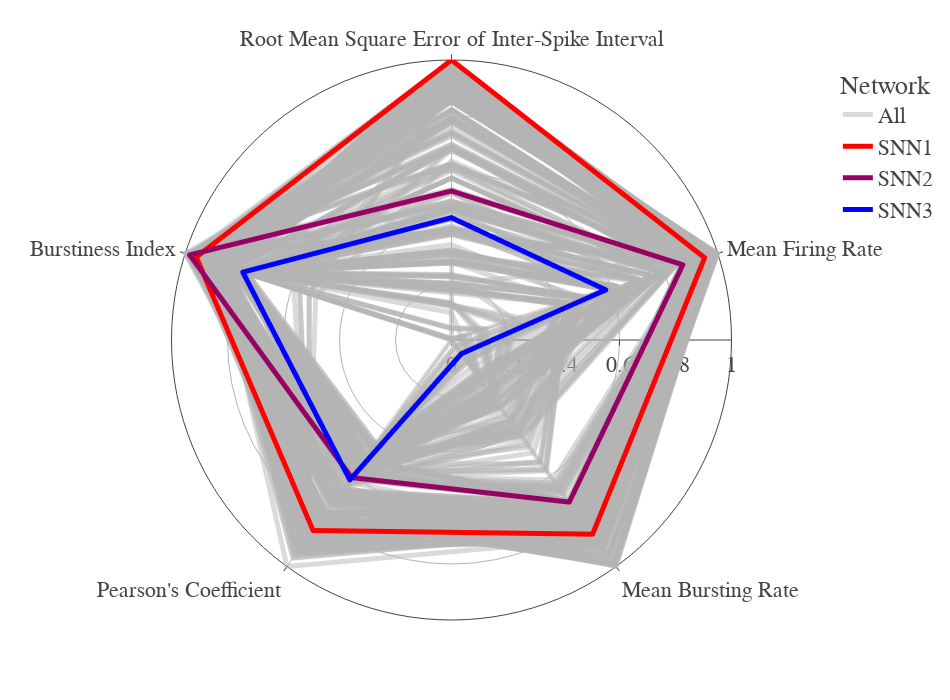

Source (notebook cell):
### Code cell
import plotly.express as px
fig = px.line_polar(df_both, r='r', color='Network', theta='theta', line_close=True,
                    color_discrete_sequence=['rgba(180,180,180,0.5)','rgb(255,1,1)','rgb(150,1,100)','rgb(1,1,255)'], width = int(950), height = int(700))
fig.update_layout(
    template=None,
    font=dict(
        family="Helvetica",
        size=22
    )
)
fig.update_traces(line={'width': 5},  )
fig.show()

### Figure 1 — Plotly figure (JSON) as saved in the notebook; plotly's stock layout.template omitted (floating-point values rounded to 4 significant figures; data arrays with more than 128 entries replaced by an {"elided": "..."} marker saying what was removed)
{"data": [{"hovertemplate": "Network=All<br>r=%{r}<br>theta=%{theta}<extra></extra>", "legendgroup": "All", "line": {"color": "rgba(180,180,180,0.5)", "dash": "solid", "width": 5}, "marker": {"symbol": "circle"}, "mode": "lines", "name": "All", "r": {"elided": "1626 float values"}, "showlegend": true, "subplot": "polar", "theta": {"elided": "1626 str values"}, "type": "scatterpolargl"}, {"hovertemplate": "Network=SNN1<br>r=%{r}<br>theta=%{theta}<extra></extra>", "legendgroup": "SNN1", "line": {"color": "rgb(255,1,1)", "dash": "solid", "width": 5}, "marker": {"symbol": "circle"}, "mode": "lines", "name": "SNN1", "r": [1, 0.9505, 0.8571, 0.8409, 0.9584, 1], "showlegend": true, "subplot": "polar", "theta": ["Root Mean Square Error of Inter-Spike Interval", "Mean Firing Rate", "Mean Bursting Rate", "Pearson's Coefficient", "Burstiness Index", "Root Mean Square Error of Inter-Spike Interval"], "type": "scatterpolargl"}, {"hovertemplate": "Network=SNN2<br>r=%{r}<br>theta=%{theta}<extra></extra>", "legendgroup": "SNN2", "line": {"color": "rgb(150,1,100)", "dash": "solid", "width": 5}, "marker": {"symbol": "circle"}, "mode": "lines", "name": "SNN2", "r": [0.5324, 0.8688, 0.7157, 0.6073, 0.9833, 0.5324], "showlegend": true, "subplot": "polar", "theta": ["Root Mean Square Error of Inter-Spike Interval", "Mean Firing Rate", "Mean Bursting Rate", "Pearson's Coefficient", "Burstiness Index", "Root Mean Square Error of Inter-Spike Interval"], "type": "scatterpolargl"}, {"hovertemplate": "Network=SNN3<br>r=%{r}<br>theta=%{theta}<extra></extra>", "legendgroup": "SNN3", "line": {"color": "rgb(1,1,255)", "dash": "solid", "width": 5}, "marker": {"symbol": "circle"}, "mode": "lines", "name": "SNN3", "r": [0.4369, 0.5794, 0.06061, 0.6175, 0.7838, 0.4369], "showlegend": true, "subplot": "polar", "theta": ["Root Mean Square Error of Inter-Spike Interval", "Mean Firing Rate", "Mean Bursting Rate", "Pearson's Coefficient", "Burstiness Index", "Root Mean Square Error of Inter-Spike Interval"], "type": "scatterpolargl"}], "layout": {"font": {"family": "Helvetica", "size": 22}, "height": 700, "legend": {"title": {"text": "Network"}, "tracegroupgap": 0}, "margin": {"t": 60}, "polar": {"angularaxis": {"direction": "clockwise", "rotation": 90}, "domain": {"x": [0, 1], "y": [0, 1]}}, "width": 950}}
